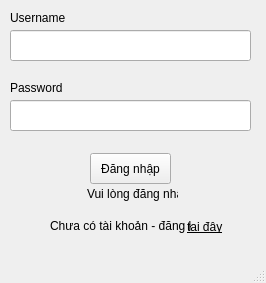
<?xml version="1.0" encoding="UTF-8"?>
<ui version="4.0">
 <class>MainWindow</class>
 <widget class="QMainWindow" name="MainWindow">
  <property name="geometry">
   <rect>
    <x>0</x>
    <y>0</y>
    <width>266</width>
    <height>283</height>
   </rect>
  </property>
  <property name="windowTitle">
   <string>MainWindow</string>
  </property>
  <widget class="QWidget" name="centralwidget">
   <widget class="QLabel" name="label">
    <property name="geometry">
     <rect>
      <x>10</x>
      <y>10</y>
      <width>71</width>
      <height>16</height>
     </rect>
    </property>
    <property name="text">
     <string>Username</string>
    </property>
   </widget>
   <widget class="QLineEdit" name="lineEdit">
    <property name="geometry">
     <rect>
      <x>10</x>
      <y>30</y>
      <width>241</width>
      <height>31</height>
     </rect>
    </property>
   </widget>
   <widget class="QLabel" name="label_2">
    <property name="geometry">
     <rect>
      <x>10</x>
      <y>80</y>
      <width>71</width>
      <height>16</height>
     </rect>
    </property>
    <property name="text">
     <string>Password</string>
    </property>
   </widget>
   <widget class="QLineEdit" name="lineEdit_2">
    <property name="geometry">
     <rect>
      <x>10</x>
      <y>100</y>
      <width>241</width>
      <height>31</height>
     </rect>
    </property>
   </widget>
   <widget class="QPushButton" name="pushButton">
    <property name="geometry">
     <rect>
      <x>90</x>
      <y>153</y>
      <width>81</width>
      <height>31</height>
     </rect>
    </property>
    <property name="text">
     <string>Đăng nhập</string>
    </property>
   </widget>
   <widget class="QLabel" name="label_3">
    <property name="geometry">
     <rect>
      <x>50</x>
      <y>218</y>
      <width>141</width>
      <height>16</height>
     </rect>
    </property>
    <property name="text">
     <string>Chưa có tài khoản - đăng ký</string>
    </property>
   </widget>
   <widget class="QLabel" name="label_4">
    <property name="geometry">
     <rect>
      <x>187</x>
      <y>220</y>
      <width>47</width>
      <height>13</height>
     </rect>
    </property>
    <property name="font">
     <font>
      <underline>true</underline>
     </font>
    </property>
    <property name="text">
     <string>tại đây</string>
    </property>
   </widget>
   <widget class="QLabel" name="label_5">
    <property name="geometry">
     <rect>
      <x>87</x>
      <y>186</y>
      <width>91</width>
      <height>16</height>
     </rect>
    </property>
    <property name="text">
     <string>Vui lòng đăng nhập</string>
    </property>
   </widget>
  </widget>
  <widget class="QMenuBar" name="menubar">
   <property name="geometry">
    <rect>
     <x>0</x>
     <y>0</y>
     <width>266</width>
     <height>21</height>
    </rect>
   </property>
  </widget>
  <widget class="QStatusBar" name="statusbar"/>
 </widget>
 <resources/>
 <connections/>
</ui>
